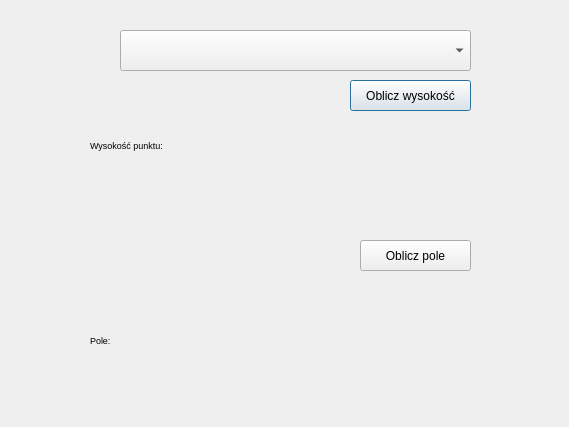
<?xml version="1.0" encoding="UTF-8"?>
<ui version="4.0">
 <class>Dialog</class>
 <widget class="QDialog" name="Dialog">
  <property name="geometry">
   <rect>
    <x>0</x>
    <y>0</y>
    <width>569</width>
    <height>427</height>
   </rect>
  </property>
  <property name="windowTitle">
   <string>Dialog</string>
  </property>
  <widget class="QPushButton" name="calculateHeightButton">
   <property name="geometry">
    <rect>
     <x>350</x>
     <y>80</y>
     <width>121</width>
     <height>31</height>
    </rect>
   </property>
   <property name="text">
    <string>Oblicz wysokość</string>
   </property>
  </widget>
  <widget class="QLabel" name="WysokoscWynik">
   <property name="geometry">
    <rect>
     <x>90</x>
     <y>110</y>
     <width>441</width>
     <height>71</height>
    </rect>
   </property>
   <property name="font">
    <font>
     <pointsize>7</pointsize>
    </font>
   </property>
   <property name="text">
    <string>Wysokość punktu:</string>
   </property>
   <property name="wordWrap">
    <bool>false</bool>
   </property>
  </widget>
  <widget class="QPushButton" name="PoleButton">
   <property name="geometry">
    <rect>
     <x>360</x>
     <y>240</y>
     <width>111</width>
     <height>31</height>
    </rect>
   </property>
   <property name="text">
    <string>Oblicz pole</string>
   </property>
  </widget>
  <widget class="QLabel" name="PoleWynik">
   <property name="geometry">
    <rect>
     <x>90</x>
     <y>300</y>
     <width>431</width>
     <height>81</height>
    </rect>
   </property>
   <property name="font">
    <font>
     <pointsize>7</pointsize>
    </font>
   </property>
   <property name="text">
    <string>Pole:</string>
   </property>
  </widget>
  <widget class="QgsMapLayerComboBox" name="WyborWarstwyComboBox">
   <property name="geometry">
    <rect>
     <x>120</x>
     <y>30</y>
     <width>351</width>
     <height>41</height>
    </rect>
   </property>
  </widget>
 </widget>
 <customwidgets>
  <customwidget>
   <class>QgsMapLayerComboBox</class>
   <extends>QComboBox</extends>
   <header>qgsmaplayercombobox.h</header>
  </customwidget>
 </customwidgets>
 <resources/>
 <connections/>
</ui>
